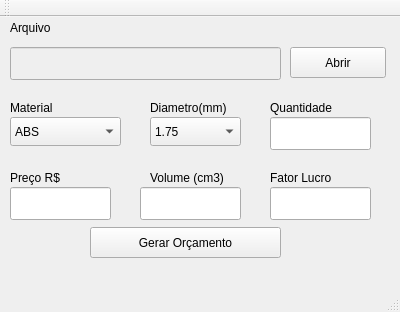
<?xml version="1.0" encoding="UTF-8"?>
<ui version="4.0">
 <class>MainWindow</class>
 <widget class="QMainWindow" name="MainWindow">
  <property name="geometry">
   <rect>
    <x>0</x>
    <y>0</y>
    <width>400</width>
    <height>312</height>
   </rect>
  </property>
  <property name="windowTitle">
   <string>MainWindow</string>
  </property>
  <widget class="QWidget" name="centralWidget">
   <widget class="QLineEdit" name="line_caminho">
    <property name="enabled">
     <bool>false</bool>
    </property>
    <property name="geometry">
     <rect>
      <x>10</x>
      <y>30</y>
      <width>271</width>
      <height>33</height>
     </rect>
    </property>
   </widget>
   <widget class="QPushButton" name="Button_abreArquivo">
    <property name="geometry">
     <rect>
      <x>290</x>
      <y>30</y>
      <width>96</width>
      <height>31</height>
     </rect>
    </property>
    <property name="text">
     <string>Abrir</string>
    </property>
   </widget>
   <widget class="QLabel" name="label">
    <property name="geometry">
     <rect>
      <x>10</x>
      <y>0</y>
      <width>66</width>
      <height>21</height>
     </rect>
    </property>
    <property name="text">
     <string>Arquivo</string>
    </property>
   </widget>
   <widget class="QLabel" name="label_2">
    <property name="geometry">
     <rect>
      <x>10</x>
      <y>80</y>
      <width>66</width>
      <height>21</height>
     </rect>
    </property>
    <property name="text">
     <string>Material</string>
    </property>
   </widget>
   <widget class="QComboBox" name="comboBox_material">
    <property name="geometry">
     <rect>
      <x>10</x>
      <y>100</y>
      <width>111</width>
      <height>29</height>
     </rect>
    </property>
    <item>
     <property name="text">
      <string>ABS</string>
     </property>
    </item>
    <item>
     <property name="text">
      <string>PLA</string>
     </property>
    </item>
    <item>
     <property name="text">
      <string>PP</string>
     </property>
    </item>
   </widget>
   <widget class="QLabel" name="label_3">
    <property name="geometry">
     <rect>
      <x>150</x>
      <y>80</y>
      <width>101</width>
      <height>21</height>
     </rect>
    </property>
    <property name="text">
     <string>Diametro(mm)</string>
    </property>
   </widget>
   <widget class="QComboBox" name="comboBox_diametro">
    <property name="geometry">
     <rect>
      <x>150</x>
      <y>100</y>
      <width>91</width>
      <height>29</height>
     </rect>
    </property>
    <item>
     <property name="text">
      <string>1.75</string>
     </property>
    </item>
    <item>
     <property name="text">
      <string>3.00</string>
     </property>
    </item>
   </widget>
   <widget class="QLabel" name="label_4">
    <property name="geometry">
     <rect>
      <x>270</x>
      <y>80</y>
      <width>81</width>
      <height>21</height>
     </rect>
    </property>
    <property name="text">
     <string>Quantidade</string>
    </property>
   </widget>
   <widget class="QLineEdit" name="line_quantidade">
    <property name="geometry">
     <rect>
      <x>270</x>
      <y>100</y>
      <width>101</width>
      <height>33</height>
     </rect>
    </property>
   </widget>
   <widget class="QLabel" name="label_5">
    <property name="geometry">
     <rect>
      <x>10</x>
      <y>150</y>
      <width>66</width>
      <height>21</height>
     </rect>
    </property>
    <property name="text">
     <string>Preço R$</string>
    </property>
   </widget>
   <widget class="QLabel" name="label_6">
    <property name="geometry">
     <rect>
      <x>150</x>
      <y>150</y>
      <width>91</width>
      <height>21</height>
     </rect>
    </property>
    <property name="text">
     <string>Volume (cm3)</string>
    </property>
   </widget>
   <widget class="QLabel" name="label_7">
    <property name="geometry">
     <rect>
      <x>270</x>
      <y>150</y>
      <width>91</width>
      <height>21</height>
     </rect>
    </property>
    <property name="text">
     <string>Fator Lucro</string>
    </property>
   </widget>
   <widget class="QLineEdit" name="line_preco">
    <property name="geometry">
     <rect>
      <x>10</x>
      <y>170</y>
      <width>101</width>
      <height>33</height>
     </rect>
    </property>
    <property name="layoutDirection">
     <enum>Qt::LeftToRight</enum>
    </property>
    <property name="alignment">
     <set>Qt::AlignRight|Qt::AlignTrailing|Qt::AlignVCenter</set>
    </property>
   </widget>
   <widget class="QLineEdit" name="line_volume">
    <property name="geometry">
     <rect>
      <x>140</x>
      <y>170</y>
      <width>101</width>
      <height>33</height>
     </rect>
    </property>
   </widget>
   <widget class="QLineEdit" name="line_fator">
    <property name="geometry">
     <rect>
      <x>270</x>
      <y>170</y>
      <width>101</width>
      <height>33</height>
     </rect>
    </property>
   </widget>
   <widget class="QPushButton" name="push_orcamento">
    <property name="geometry">
     <rect>
      <x>90</x>
      <y>210</y>
      <width>191</width>
      <height>31</height>
     </rect>
    </property>
    <property name="text">
     <string>Gerar Orçamento</string>
    </property>
   </widget>
  </widget>
  <widget class="QMenuBar" name="menuBar">
   <property name="geometry">
    <rect>
     <x>0</x>
     <y>0</y>
     <width>400</width>
     <height>27</height>
    </rect>
   </property>
  </widget>
  <widget class="QToolBar" name="mainToolBar">
   <attribute name="toolBarArea">
    <enum>TopToolBarArea</enum>
   </attribute>
   <attribute name="toolBarBreak">
    <bool>false</bool>
   </attribute>
  </widget>
  <widget class="QStatusBar" name="statusBar"/>
 </widget>
 <layoutdefault spacing="6" margin="11"/>
 <resources/>
 <connections/>
</ui>
